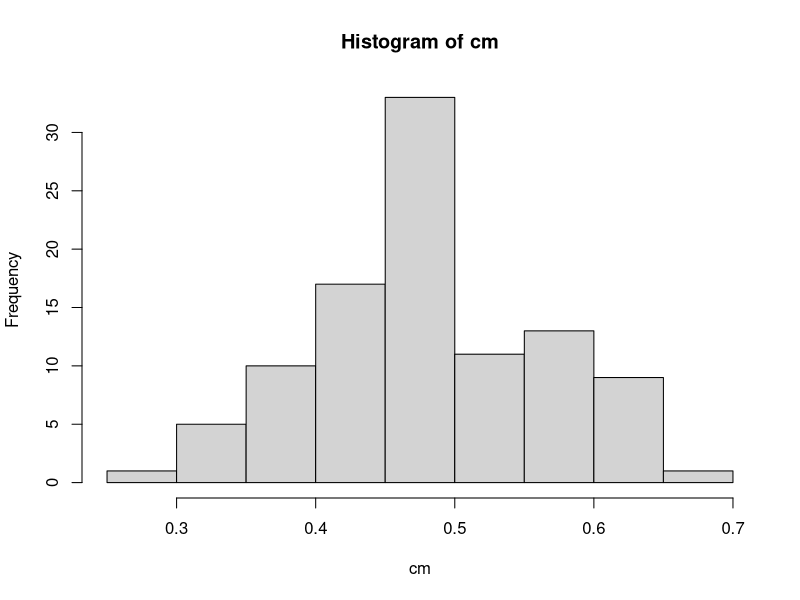
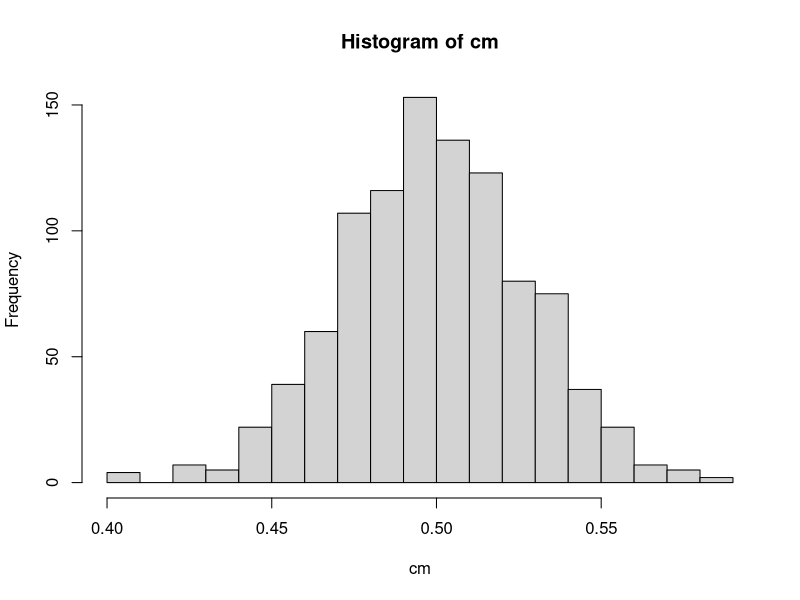

Generate these figures, in order, with R:
## ---- chunk 1
100.1 + 234.9 + 12.01
## ---- chunk 2
sqrt(256)
## ---- chunk 3
log10(100)*cos(pi)
## ---- chunk 4
cumsum(c(2,3,4,5,6))
## ---- chunk 5
cumsum(rev(c(2,3,4,5,6)))
## ---- chunk 6
# sample
sample(0:100,10)

# runif and round
round(runif(10, 0, 100), 0)
## ---- chunk 7
x <- 10
y <- 20
## ---- chunk 8
x * y
## ---- chunk 9
z <- x * y
z
## ---- chunk 10
myvec <- c(x,y,z)
## ---- chunk 11
min(myvec)
max(myvec)
length(myvec)
var(myvec)
## ---- chunk 12
rm(myvec)
## ---- chunk 13
rainfall <- c(0.1,0.6, 33.8,  1.9,  9.6,  4.3, 33.7,  0.3,  0.0,  0.1)
## ---- chunk 14
mean(rainfall)
sd(rainfall)
## ---- chunk 15
cumsum(rainfall)
## ---- chunk 16
which.max(rainfall)
## ---- chunk 17
one <- 1
two <- 2
## ---- chunk 18
vector1 <- c("one","two")
vector2 <- c(one, two)
vector1
vector2
## ---- chunk 19
# vector1 <- c('one', 'two', 'three', 'four, 'five', 'seven')
# missing apostrophe after 'four'
vector1 <- c('one', 'two', 'three', 'four', 'five', 'seven')

# vec.var <- var(c(1, 3, 5, 3, 5, 1)
# missing closing parenthesis
# vec.mean <- mean(c(1, 3, 5, 3, 5, 1))
vec.var <- var(c(1, 3, 5, 3, 5, 1))
vec.mean <- mean(c(1, 3, 5, 3, 5, 1))

# vec.Min <- Min(c(1, 3, 5, 3, 5, 1))
# the 'min' function should have a lower-case 'm' 
vec.Min <- min(c(1, 3, 5, 3, 5, 1))

# Vector2 <- c('a', 'b', 'f', 'g')
# vector2
# lower-case 'v' used here, 
# upper-case 'V' used when defining variable in line above
vector2 <- c('a', 'b', 'f', 'g')
vector2
## ---- chunk 20
lengths <- c(2.1, 3.4, 2.5, 2.7, 2.9)
diameters <- c(0.3, 0.5, 0.6, 0.9, 1.1)
## ---- chunk 21
cor(lengths, diameters)
## ---- chunk 22
# Calculate volumes and store in new vector
volumes <- lengths * pi * (diameters / 2)^2

# Look at the volumes
volumes
## ---- chunk 23
mean(volumes)
sd(volumes)
sd(volumes) / mean(volumes)
## ---- chunk 24
volumes.mm <- 10 * lengths * pi * (10 * diameters / 2)^2

mean(volumes.mm)
sd(volumes.mm)
sd(volumes.mm) / mean(volumes.mm)
## ---- chunk 25
lets <- c("A", "B", "C", "D")

rep(lets, each = 3)

rep(lets, times = 3)

# The times argument can be omitted,
rep(lets, 3)
## ---- chunk 26
# First inspect letters, it is a vector:
letters

# Sample ten random letters (optionally, set replace=TRUE for sampling with replacement)
sample(letters, 10)

# And, in one line of code, sort them alphabetically
sort(sample(letters, 10))
## ---- chunk 27
# If you like, you can store both sets of 5 letters in a vector, then combine:
low <- sample(letters, 5)
upp <- sample(LETTERS, 5)

# And then sort the combination of these vectors (use c() for that)
sort(c(low,upp))

# All of this can be achieved in one line of code
sort(c(sample(letters, 5),sample(LETTERS, 5)))
## ---- chunk 28
# Inspect the help page ?sort, to find,
sort(c(sample(letters, 5),sample(LETTERS, 5)), decreasing = TRUE)
## ---- chunk 29
# First read the vectors
x <- c(1,2,5,9,11)
y <- c(2,5,1,0,23)

# Having read the help page, it seems we need to use intersect()
intersect(x,y)
## ---- chunk 30
# Note difference between,
setdiff(x,y)

# and
setdiff(y,x)
## ---- chunk 31
# union() finds values that are either in x or y,
union(x,y)

# ... whereas c(x,y) simply concatenates (glues together) the two vectors
c(x,y)
## ---- chunk 32
m <- matrix(runif(100), ncol=10)
## ---- chunk 33
rowMeans(m)
sd(rowMeans(m))
## ---- chunk 34
# This resembles a normal distribution, a little bit?
m <- matrix(runif(100*10), ncol=100)
cm <- colMeans(m)
hist(cm)

# Yes, it does! This is the central limit theorem at work,
# the sum or mean of a bunch of random numbers follow a normal distribution.
m <- matrix(runif(1000*100), ncol=1000)
cm <- colMeans(m)
hist(cm, breaks=20)  # breaks argument to make more bins
